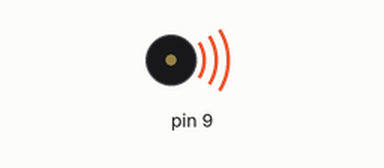
A sketch run on a simulated Arduino Uno, built with avr-gcc and run on an emulated ATmega328P. Shown: buzzer (waves = sounding).

Above: at 0.1 s.
At 1.1 s:
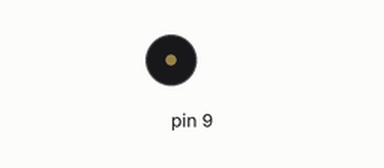
Timing chart, 0 to 2.6 s (numbered marks = the images above):
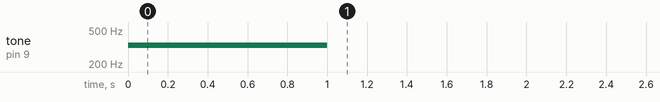

The sketch:

0401_1_piezoButton.ino
```cpp
// 피에조 버튼
//
void setup()
{
  pinMode(9, OUTPUT);
  tone(9, 330);
  delay(1000);
  noTone(9);

  /* 도레미파솔라시도
    pinMode(9, OUTPUT);
  tone(9, 261.6256);
  delay(1000);
  noTone(9);
  tone(9, 293.6648);
  delay(1000);
  noTone(9);
  tone(9, 329.6276);
  delay(1000);
  noTone(9);
  tone(9, 349.2282);
  delay(1000);
  noTone(9);
  tone(9, 391.9954);
  delay(1000);
  noTone(9);
  tone(9, 440.0000);
  delay(1000);
  noTone(9);
  tone(9, 493.8833);
  delay(1000);
  noTone(9);
  */
}

void loop()
{

}
```
